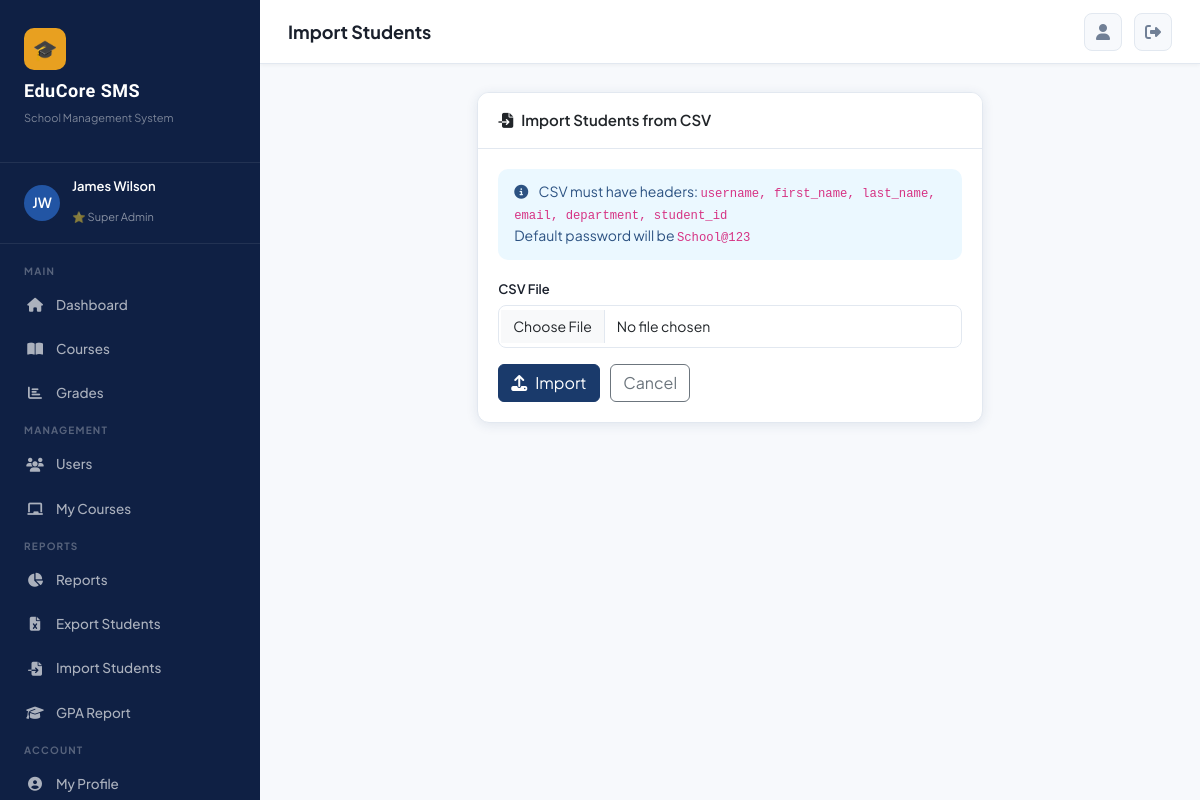
Screenshot of /reports/import/students/ (signed in) with the database file from the repository.
### accounts/models.py (models this page shows, shortened)
class User(AbstractUser):
    ROLE_CHOICES = [
        ('super_admin', 'Super Admin'),
        ('sub_admin', 'Sub Admin'),
        ('student', 'Student'),
    ]
    role = models.CharField(max_length=20, choices=ROLE_CHOICES, default='student')
    department = models.ForeignKey(Department, on_delete=models.SET_NULL, null=True, blank=True)
    phone = models.CharField(max_length=20, blank=True)
    address = models.TextField(blank=True)
    profile_picture = models.ImageField(upload_to='profiles/', blank=True, null=True)
    bio = models.TextField(blank=True)
    student_id = models.CharField(max_length=20, blank=True, unique=True, null=True)
    date_of_birth = models.DateField(null=True, blank=True)
    gender = models.CharField(max_length=10, choices=[('M','Male'),('F','Female'),('O','Other')], blank=True)
    is_active = models.BooleanField(default=True)
    created_at = models.DateTimeField(auto_now_add=True)
    @property
    def is_super_admin(self):
        return self.role == 'super_admin'

### reports/views.py (the view, shortened to what this page needs)
# urls.py: path('import/students/', views.import_students, name='import_students'),
@login_required
def import_students(request):
    if not request.user.is_super_admin:
        messages.error(request, 'Access denied.')
        return redirect('dashboard')
    return render(request, 'reports/import_students.html')

### templates/reports/import_students.html (shortened to what this page needs)
{% extends 'base.html' %}
{% block page_title %}Import Students{% endblock %}
{% block content %}
<div class="row justify-content-center">
  <div class="col-md-7">
    <div class="card">
      <div class="card-header"><i class="fas fa-file-import me-2"></i>Import Students from CSV</div>
      <div class="card-body">
        <div class="alert alert-info">
          <i class="fas fa-info-circle me-2"></i>
          CSV must have headers: <code>username, first_name, last_name, email, department, student_id</code>
          <br>Default password will be <code>School@123</code>
        </div>
        <form method="post" enctype="multipart/form-data">
          <div class="mb-3">
            <label class="form-label">CSV File</label>
            <input type="file" name="file" accept=".csv" class="form-control" required>
          </div>
          <button type="submit" class="btn btn-primary"><i class="fas fa-upload me-2"></i>Import</button>
          <a href="{% url 'reports_dashboard' %}" class="btn btn-outline-secondary ms-2">Cancel</a>
        </form>
      </div>
    </div>
  </div>
</div>
{% endblock %}

### templates/base.html (shortened to what this page needs)
<!DOCTYPE html>
<html lang="en">
<head>
<link href="https://cdnjs.cloudflare.com/ajax/libs/bootstrap/5.3.0/css/bootstrap.min.css" rel="stylesheet">
<link href="https://cdnjs.cloudflare.com/ajax/libs/font-awesome/6.4.0/css/all.min.css" rel="stylesheet">
</head>
<body>
{% if user.is_authenticated %}
<div id="sidebar">
  <div class="sidebar-logo">
    <div class="logo-icon">🎓</div>
    <h2>EduCore SMS</h2>
    <p>School Management System</p>
  </div>
  <div class="sidebar-user">
    <div class="avatar">
      {% if user.profile_picture %}
        <img src="{{ user.profile_picture.url }}" alt="">
      {% else %}
        {{ user.first_name|first|upper }}{{ user.last_name|first|upper }}
      {% endif %}
    </div>
    <div class="info">
      <h4>{{ user.get_full_name|default:user.username }}</h4>
      <span>
        {% if user.is_super_admin %}⭐ Super Admin
        {% elif user.is_sub_admin %}🔧 Sub Admin{% if user.department %} · {{ user.department.code }}{% endif %}
        {% else %}🎒 Student{% endif %}
      </span>
    </div>
  </div>
  <nav class="sidebar-nav">
    <div class="nav-section-label">Main</div>
    <div class="nav-item">
      <a href="{% url 'dashboard' %}" class="nav-link {% if request.resolver_match.url_name == 'dashboard' %}active{% endif %}">
        <i class="fas fa-home"></i> Dashboard
      </a>
    </div>
    <div class="nav-item">
      <a href="{% url 'course_list' %}" class="nav-link {% if 'course' in request.resolver_match.url_name %}active{% endif %}">
        <i class="fas fa-book-open"></i> Courses
      </a>
    </div>
    <div class="nav-item">
      <a href="{% url 'grade_list' %}" class="nav-link {% if 'grade' in request.resolver_match.url_name or 'semester_results' in request.resolver_match.url_name %}active{% endif %}">
        <i class="fas fa-chart-bar"></i> Grades
      </a>
    </div>
    {% if user.is_super_admin or user.is_sub_admin %}
    <div class="nav-section-label">Management</div>
    {% if user.is_super_admin %}
    <div class="nav-item">
      <a href="{% url 'user_list' %}" class="nav-link {% if 'user' in request.resolver_match.url_name %}active{% endif %}">
        <i class="fas fa-users"></i> Users
      </a>
    </div>
    {% endif %}
    <div class="nav-item">
      <a href="{% url 'course_list' %}" class="nav-link">
        <i class="fas fa-chalkboard"></i> My Courses
      </a>
    </div>
    {% if user.is_super_admin %}
    <div class="nav-section-label">Reports</div>
    <div class="nav-item">
      <a href="{% url 'reports_dashboard' %}" class="nav-link {% if 'report' in request.resolver_match.url_name %}active{% endif %}">
        <i class="fas fa-chart-pie"></i> Reports
      </a>
    </div>
    <div class="nav-item">
      <a href="{% url 'export_students_excel' %}" class="nav-link">
        <i class="fas fa-file-excel"></i> Export Students
      </a>
    </div>
    <div class="nav-item">
      <a href="{% url 'import_students' %}" class="nav-link">
        <i class="fas fa-file-import"></i> Import Students
      </a>
    </div>
    <div class="nav-item">
      <a href="{% url 'gpa_report' %}" class="nav-link">
        <i class="fas fa-graduation-cap"></i> GPA Report
      </a>
    </div>
    {% endif %}
    {% endif %}
    <div class="nav-section-label">Account</div>
    <div class="nav-item">
      <a href="{% url 'profile' %}" class="nav-link {% if request.resolver_match.url_name == 'profile' %}active{% endif %}">
        <i class="fas fa-user-circle"></i> My Profile
      </a>
    </div>
  </nav>
</div>
<div id="main-content">
  <div class="topbar">
    <div class="d-flex align-items-center gap-3">
      <span class="topbar-title">{% block page_title %}Dashboard{% endblock %}</span>
    </div>
    <div class="topbar-actions">
      <a href="{% url 'profile' %}" class="btn-icon" title="Profile">
        <i class="fas fa-user"></i>
      </a>
      <a href="{% url 'logout' %}" class="btn-icon" title="Logout">
        <i class="fas fa-sign-out-alt"></i>
      </a>
    </div>
  </div>
  <div class="page-content">
    {% block content %}{% endblock %}
  </div>
</div>
{% else %}
  {% block auth_content %}{% endblock %}
{% endif %}
</body>
</html>

### templates/base.html (style rules this page uses)
:root { --primary: #1a3a6b; --primary-light: #2255a4; --accent: #e8a020; --accent-hover: #d4911c; --sidebar-bg: #0f2044; --sidebar-hover: #1a3a6b; --success: #0f9e6e; --danger: #e53e3e; --warning: #f6ad55; --text-dark: #1a202c; --text-muted: #718096; --bg-light: #f7f9fc; --card-shadow: 0 2px 12px rgba(26,58,107,0.10); --card-shadow-hover: 0 8px 24px rgba(26,58,107,0.18); --border-color: #e2e8f0; --sidebar-width: 260px; }
* { box-sizing: border-box; margin: 0; padding: 0; }
body { font-family: 'Plus Jakarta Sans', sans-serif; background: var(--bg-light); color: var(--text-dark); min-height: 100vh; }
#sidebar { width: var(--sidebar-width); height: 100vh; background: var(--sidebar-bg); position: fixed; left: 0; top: 0; z-index: 1000; overflow-y: auto; transition: transform 0.3s ease; display: flex; flex-direction: column; }
.sidebar-logo { padding: 28px 24px 20px; border-bottom: 1px solid rgba(255,255,255,0.08); }
.sidebar-logo .logo-icon { width: 42px; height: 42px; background: var(--accent); border-radius: 10px; display: flex; align-items: center; justify-content: center; font-size: 20px; margin-bottom: 10px; }
.sidebar-logo h2 { font-family: 'Sora', sans-serif; font-size: 18px; font-weight: 700; color: white; letter-spacing: 0.5px; }
.sidebar-logo p { font-size: 11px; color: rgba(255,255,255,0.45); margin-top: 2px; }
.sidebar-user { padding: 16px 24px; border-bottom: 1px solid rgba(255,255,255,0.08); display: flex; align-items: center; gap: 12px; }
.sidebar-user .avatar { width: 36px; height: 36px; border-radius: 50%; background: var(--primary-light); display: flex; align-items: center; justify-content: center; font-size: 14px; font-weight: 600; color: white; flex-shrink: 0; overflow: hidden; }
.sidebar-user .info h4 { font-size: 13px; font-weight: 600; color: white; }
.sidebar-user .info span { font-size: 11px; color: rgba(255,255,255,0.5); }
.sidebar-nav { padding: 12px 0; flex: 1; }
.nav-section-label { padding: 8px 24px 4px; font-size: 10px; font-weight: 700; color: rgba(255,255,255,0.3); text-transform: uppercase; letter-spacing: 1.2px; }
.nav-item { padding: 2px 12px; }
.nav-link { display: flex; align-items: center; gap: 12px; padding: 10px 14px; border-radius: 8px; color: rgba(255,255,255,0.65); text-decoration: none; font-size: 13.5px; font-weight: 500; transition: all 0.2s; }
.nav-link i { width: 18px; text-align: center; font-size: 14px; }
#main-content { margin-left: var(--sidebar-width); min-height: 100vh; transition: margin 0.3s ease; }
.topbar { background: white; border-bottom: 1px solid var(--border-color); padding: 0 28px; height: 64px; display: flex; align-items: center; justify-content: space-between; position: sticky; top: 0; z-index: 100; box-shadow: 0 1px 4px rgba(0,0,0,0.05); }
.topbar-title { font-size: 18px; font-weight: 700; color: var(--text-dark); }
.topbar-actions { display: flex; align-items: center; gap: 12px; }
.topbar-actions .btn-icon { width: 38px; height: 38px; border-radius: 8px; background: var(--bg-light); border: 1px solid var(--border-color); display: flex; align-items: center; justify-content: center; color: var(--text-muted); cursor: pointer; transition: all 0.2s; text-decoration: none; }
.page-content { padding: 28px; }
.card { border: 1px solid var(--border-color); border-radius: 12px; box-shadow: var(--card-shadow); background: white; overflow: hidden; }
.card-header { background: white; border-bottom: 1px solid var(--border-color); padding: 16px 20px; font-weight: 600; font-size: 15px; }
.card-body { padding: 20px; }
.btn-primary { background: var(--primary); border-color: var(--primary); }
.alert { border: none; border-radius: 10px; padding: 12px 16px; font-size: 14px; }
.alert-info { background: #ebf8ff; color: #2c5282; }
.form-control, .form-select { border: 1.5px solid var(--border-color); border-radius: 8px; padding: 10px 14px; font-size: 14px; transition: border-color 0.2s, box-shadow 0.2s; }
.form-label { font-weight: 600; font-size: 13px; margin-bottom: 6px; color: var(--text-dark); }

### rows the page displays
User: first_name|first "J", last_name|first "W", get_full_name "James Wilson"
